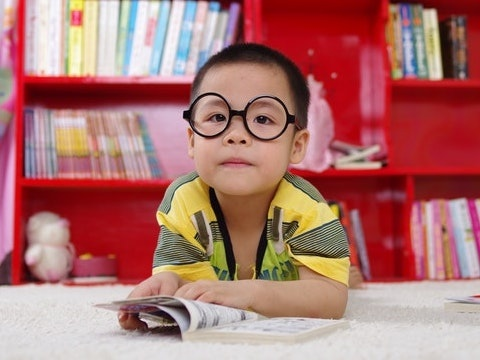
#> input picture workshop-lab3/image1.jpg, 480 x 360 px
$ python feature_matching.py
#> lines starting #> are read from the running program, lines starting #| are printed output that depends on the picture
"""
Workshop 3: Feature Matching (SIFT + FLANN)
============================================
Goal: Connect the keypoints found in image1 to the corresponding
keypoints in image2 using FLANN matcher and Lowe's Ratio Test.

FLANN (Fast Library for Approximate Nearest Neighbors):
- Uses KD-Tree for fast high-dimensional searches
- Much faster than brute-force matching for large feature sets

Lowe's Ratio Test:
- Compares best match distance to second-best match distance
- If best < 0.7 * second_best, it's likely a good match
- This eliminates ambiguous matches that could be noise
"""

import cv2
import sys
import os

# Create outputs directory if it doesn't exist
os.makedirs('outputs', exist_ok=True)

# 1. Load the original, clean images in grayscale
img1 = cv2.imread('image1.jpg', cv2.IMREAD_GRAYSCALE)
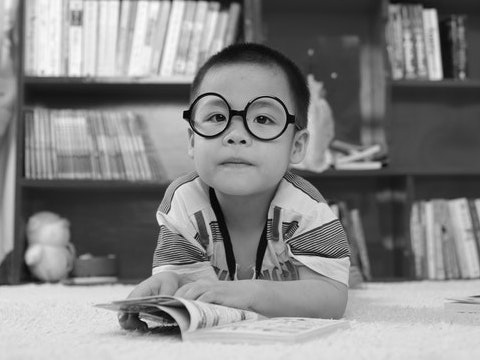
#> img1: shape (360, 480); min 0, max 252, mean 132.5
img2 = cv2.imread('image2.jpg', cv2.IMREAD_GRAYSCALE)
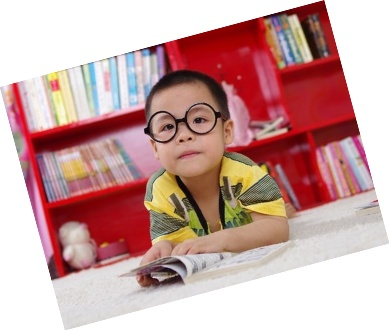
#> input picture workshop-lab3/image2.jpg, 389 x 330 px
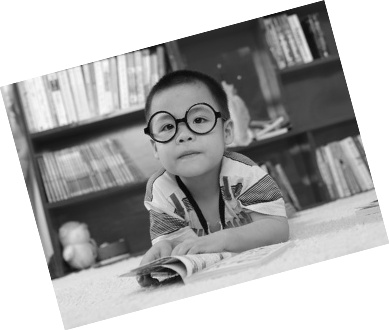
#> img2: shape (330, 389); min 1, max 255, mean 174.2

if img1 is None:
    sys.exit("Could not find image1.jpg. Ensure it's in the same directory as this script.")
if img2 is None:
    sys.exit("Could not find image2.jpg. Ensure it's in the same directory as this script.")

print(f"Image 1 shape: {img1.shape}")
#| Image 1 shape: (360, 480)
print(f"Image 2 shape: {img2.shape}")
#| Image 2 shape: (330, 389)

# 2. SIFT Detection for both images
sift = cv2.SIFT_create()
kp1, des1 = sift.detectAndCompute(img1, None)
#> kp1 = 741 keypoints; strongest (x, y, size): (188, 115, 7), (243, 142, 3), (230, 141, 3.3), (430, 17, 11.1)
kp2, des2 = sift.detectAndCompute(img2, None)
#> kp2 = 626 keypoints; strongest (x, y, size): (60, 267, 17.1), (152, 49, 5.8), (148, 131, 5), (289, 12, 5.1)

print(f"Keypoints in image 1: {len(kp1)}")
#| Keypoints in image 1: 741
print(f"Keypoints in image 2: {len(kp2)}")
#| Keypoints in image 2: 626

# 3. Initialize FLANN Matcher
# Index parameters for KD-Tree (algorithm=1 means FLANN_INDEX_KDTREE)
# trees=5: number of parallel KD-trees to use (more trees = more accuracy but slower)
index_params = dict(algorithm=1, trees=5)

# Search parameters
# checks=50: number of times the tree(s) should be recursively traversed
search_params = dict(checks=50)

flann = cv2.FlannBasedMatcher(index_params, search_params)

# 4. k-Nearest Neighbors matching
# k=2: find the 2 best matches for each descriptor
# This is needed for Lowe's Ratio Test
matches = flann.knnMatch(des1, des2, k=2)
#> matches = 741 matches

# 5. Apply Lowe's Ratio Test
# Keep matches where the best match is significantly better than the second best
# ratio < 0.7 is a common threshold (some use 0.75 or 0.8)
good_matches = []
for m, n in matches:
    if m.distance < 0.7 * n.distance:
        good_matches.append(m)
#> after the loop, good_matches = 386 matches

print(f"Total matches found: {len(matches)}")
#| Total matches found: 741
print(f"Good matches after ratio test: {len(good_matches)}")
#| Good matches after ratio test: 386

# 6. Draw the matches
# This creates a visualization with both images side by side
# and lines connecting matched keypoints
result = cv2.drawMatches(
    img1, kp1,
    img2, kp2,
    good_matches,
    None,
    flags=cv2.DrawMatchesFlags_NOT_DRAW_SINGLE_POINTS
)
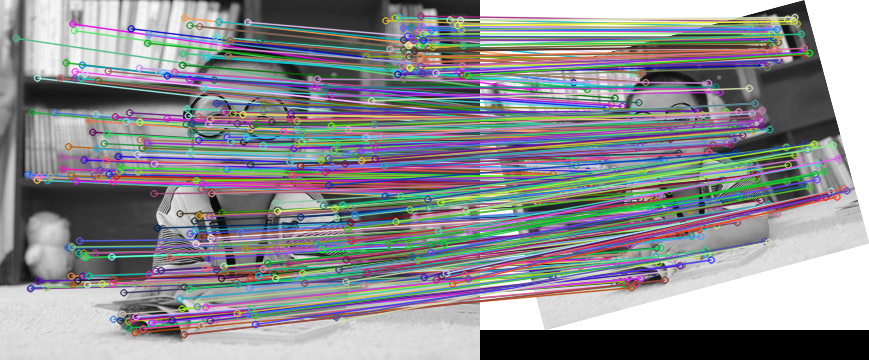
#> result: shape (360, 869, 3); mean of channels 0, 1, 2 145.4, 141.9, 141.1; drawn as B, G, R

# Save the output
cv2.imwrite('outputs/feature_matching.jpg', result)

# Display the result
window_name = 'Workshop 3 - Feature Matching'
cv2.imshow(window_name, result)
print("\nFeature Matching complete!")
print(f"Match rate: {len(good_matches)/len(matches)*100:.1f}% of matches passed ratio test")
#| Match rate: 52.1% of matches passed ratio test
print(f"Output saved to: outputs/feature_matching.jpg")
print("Press any key or close window to exit...")

# Loop until window is closed or key is pressed (fixes macOS issue)
while True:
    key = cv2.waitKey(100) & 0xFF  # Check every 100ms
#> (key Esc is pressed here)
    if key != 255:  # Any key pressed
        break
    # Check if window was closed via X button
    if cv2.getWindowProperty(window_name, cv2.WND_PROP_VISIBLE) < 1:
        break

cv2.destroyAllWindows()
